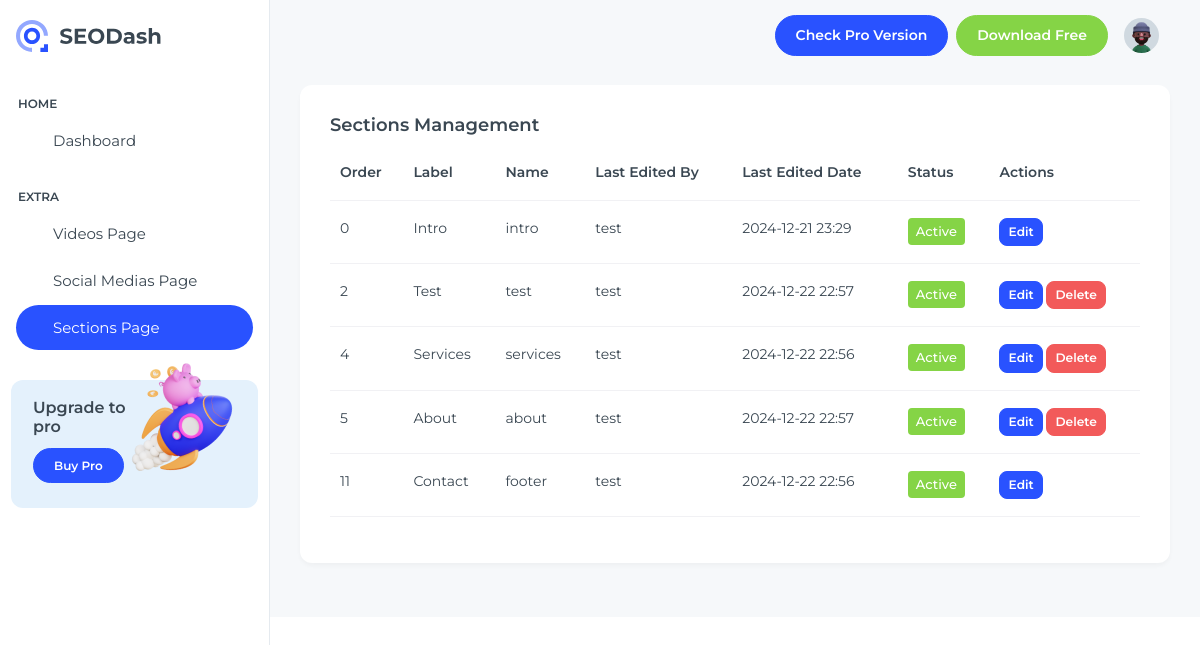
The app's page /sections/ (signed in) with its own data.
### dashboard/models.py (models this page shows, shortened)
class Section(models.Model):
    id = models.AutoField(primary_key=True)
    is_active = models.BooleanField(default=False)
    order_number = models.SmallIntegerField(null=False)
    name = models.CharField(max_length=30, null=False)
    label = models.CharField(max_length=10, null=False)
    content = models.TextField()
    last_edited_by = models.ForeignKey(
        "auth.User", on_delete=models.CASCADE, related_name="edited_sections"
    )
    last_edited_date = models.DateTimeField(auto_now=True)
    class Meta:
        db_table = "sections"
        ordering = ["order_number"]
        constraints = [
            models.UniqueConstraint(
                fields=["order_number"], name="unique_section_order"
            )
        ]

### dashboard/views.py (the view)
# urls.py: path('sections/', views.sections_page, name='sections-page'),
@login_required
def sections_page(request):
    sections = Section.objects.all().order_by("order_number")
    return render(
        request, "SEODash-main/src/html/sections-page.html", {"sections": sections}
    )

### dashboard/templatetags/section_filters.py (called while the page is built)
@register.filter
def get_header_part(content, part):
    try:
        soup = BeautifulSoup(content, 'html.parser')
        if part == 'pretitle':
            return soup.select_one('.section-header__pretitle').get_text(strip=True)
        elif part == 'primary':
            return soup.select_one('.section-header__primary h2').get_text(strip=True)
        elif part == 'secondary':
            return soup.select_one('.section-header__secondary p').get_text(strip=True)
    except:
        return ''

@register.filter
def get_list_items(content):
    try:
        soup = BeautifulSoup(content, "html.parser")
        items = []
        for item in soup.select(".list-block__item"):
            title_element = item.select_one(".list-block__title h3")
            content_element = item.select_one(".list-block__text")
            if title_element and content_element:
                items.append(
                    {
                        "title": title_element.get_text(strip=True),
                        "content": "".join(
                            str(tag) for tag in content_element.contents
                        ).strip(),
                    }
                )
        return items
    except Exception as e:
        print(f"Error parsing list items: {e}")
        return []

@register.filter
def get_footer_part(content, part):
    if not content:
        return ""
    patterns = {
        "pretitle": r'<h3[^>]*class="[^"]*section-header__pretitle[^"]*"[^>]*>(.*?)</h3>',
        "primary": r'<div[^>]*class="[^"]*section-header__primary[^"]*"[^>]*>(.*?)</div>',
        "secondary": r'<div[^>]*class="[^"]*section-header__secondary[^"]*"[^>]*>(.*?)</div>',
    }
    if part in patterns:
        match = re.search(patterns[part], content, re.DOTALL | re.IGNORECASE)
        if match:
            return match.group(1).strip()
    return ""

### dashboard/templates/SEODash-main/src/html/sections-page.html (shortened to what this page needs)
{% load static %}
{% load section_filters %}
<!DOCTYPE html>
<html lang="en">
  <head>
    <link
      rel="stylesheet"
      href="{% static 'libs/simplebar/dist/simplebar.min.css' %}"
    />
    <link rel="stylesheet" href="{% static 'css/styles.min.css' %}" />
  </head>
  <body>
    <div
      class="page-wrapper"
      id="main-wrapper"
      data-layout="vertical"
      data-navbarbg="skin6"
      data-sidebartype="full"
      data-sidebar-position="fixed"
      data-header-position="fixed"
    >
      <aside class="left-sidebar">
        <div>
          <div
            class="brand-logo d-flex align-items-center justify-content-between"
          >
            <a href="{% url 'dashboard' %}" class="text-nowrap logo-img">
              <img src="{% static 'images/logos/logo-light.svg' %}" alt="" />
            </a>
          </div>
          <nav class="sidebar-nav scroll-sidebar" data-simplebar="">
            <ul id="sidebarnav">
              <li class="nav-small-cap">
                <span class="hide-menu">Home</span>
              </li>
              <li class="sidebar-item">
                <a
                  class="sidebar-link"
                  href="{% url 'dashboard' %}"
                  aria-expanded="false"
                >
                  <span>
                  </span>
                  <span class="hide-menu">Dashboard</span>
                </a>
              </li>
              <li class="nav-small-cap">
                <span class="hide-menu">EXTRA</span>
              </li>
              <li class="sidebar-item">
                <a
                  class="sidebar-link"
                  href="{% url 'videos-page' %}"
                  aria-expanded="false"
                >
                  <span>
                  </span>
                  <span class="hide-menu">Videos Page</span>
                </a>
              </li>
              <li class="sidebar-item">
                <a
                  class="sidebar-link"
                  href="{% url 'social-medias-page' %}"
                  aria-expanded="false"
                >
                  <span>
                  </span>
                  <span class="hide-menu">Social Medias Page</span>
                </a>
              </li>
              <li class="sidebar-item">
                <a
                  class="sidebar-link"
                  href="{% url 'sections-page' %}"
                  aria-expanded="false"
                >
                  <span>
                  </span>
                  <span class="hide-menu">Sections Page</span>
                </a>
              </li>
            </ul>
            <div
              class="unlimited-access hide-menu bg-primary-subtle position-relative mb-7 mt-7 rounded-3"
            >
              <div class="d-flex">
                <div class="unlimited-access-title me-3">
                  <h6 class="fw-semibold fs-4 mb-6 text-dark w-75">
                    Upgrade to pro
                  </h6>
                  <a
                    href="#"
                    target="_blank"
                    class="btn btn-primary fs-2 fw-semibold lh-sm"
                    >Buy Pro</a
                  >
                </div>
                <div class="unlimited-access-img">
                  <img
                    src="{% static 'images/backgrounds/rocket.png' %}"
                    alt=""
                    class="img-fluid"
                  />
                </div>
              </div>
            </div>
          </nav>
        </div>
      </aside>
      <div class="body-wrapper">
        <header class="app-header">
          <nav class="navbar navbar-expand-lg navbar-light">
            <div
              class="navbar-collapse justify-content-end px-0"
              id="navbarNav"
            >
              <ul
                class="navbar-nav flex-row ms-auto align-items-center justify-content-end"
              >
                <a href="#" target="_blank" class="btn btn-primary me-2"
                  ><span class="d-none d-md-block">Check Pro Version</span>
                  <span class="d-block d-md-none">Pro</span></a
                >
                <a href="#" target="_blank" class="btn btn-success"
                  ><span class="d-none d-md-block">Download Free </span>
                  <span class="d-block d-md-none">Free</span></a
                >
                <li class="nav-item dropdown">
                  <a
                    class="nav-link nav-icon-hover"
                    href="javascript:void(0)"
                    id="drop2"
                    data-bs-toggle="dropdown"
                    aria-expanded="false"
                  >
                    <img
                      src="{% static 'images/profile/user-1.jpg' %}"
                      alt=""
                      width="35"
                      height="35"
                      class="rounded-circle"
                    />
                  </a>
                </li>
              </ul>
            </div>
          </nav>
        </header>
        <div class="container-fluid">
          <div class="card mb-4">
            <div class="card-body">
              <h5 class="card-title fw-semibold">Sections Management</h5>
              {% if sections %}
              <div class="table-responsive">
                <table class="table">
                  <thead>
                    <tr>
                      <th>Order</th>
                      <th>Label</th>
                      <th>Name</th>
                      <th>Last Edited By</th>
                      <th>Last Edited Date</th>
                      <th>Status</th>
                      <th>Actions</th>
                    </tr>
                  </thead>
                  <tbody>
                    {% for section in sections %}
                    <tr>
                      <td>{{ section.order_number }}</td>
                      <td>{{ section.label }}</td>
                      <td>{{ section.name }}</td>
                      <td>{{ section.last_edited_by.username }}</td>
                      <td>{{ section.last_edited_date|date:"Y-m-d H:i" }}</td>
                      <td>
                        {% if section.is_active %}
                        <span class="badge bg-success">Active</span>
                        {% else %}
                        <span class="badge bg-danger">Inactive</span>
                        {% endif %}
                      </td>
                      <td>
                          <button
                              type="button"
                              class="btn btn-primary btn-sm"
                              data-bs-toggle="modal"
                              data-bs-target="#editModal{{ section.id }}"
                          >
                              Edit
                          </button>
                          {% if section.name != 'intro' and section.name != 'footer' %}
                              <form
                                  method="post"
                                  action="{% url 'delete_section' section.id %}"
                                  class="d-inline"
                              >
                                  <button type="submit" class="btn btn-danger btn-sm">
                                      Delete
                                  </button>
                              </form>
                          {% endif %}
                      </td>
                    </tr>
                    {% endfor %}
                  </tbody>
                </table>
              </div>
              {% else %}
              <p class="text-muted">No sections available.</p>
              {% endif %}
            </div>
          </div>
        </div>
      </div>
    </div>
  </body>
</html>

### records on screen
Section: order_number "0", label "Intro", name "intro", last_edited_by.username "test", last_edited_date "2024-12-21 23:29", is_active "Active"
Section: order_number "2", label "Test", name "test", last_edited_by.username "test", last_edited_date "2024-12-22 22:57", is_active "Active", shows "Delete"
Section: order_number "4", label "Services", name "services", last_edited_by.username "test", last_edited_date "2024-12-22 22:56", is_active "Active", shows "Delete"
Section: order_number "5", label "About", name "about", last_edited_by.username "test", last_edited_date "2024-12-22 22:57", is_active "Active", shows "Delete"
Section: order_number "11", label "Contact", name "footer", last_edited_by.username "test", last_edited_date "2024-12-22 22:56", is_active "Active"
